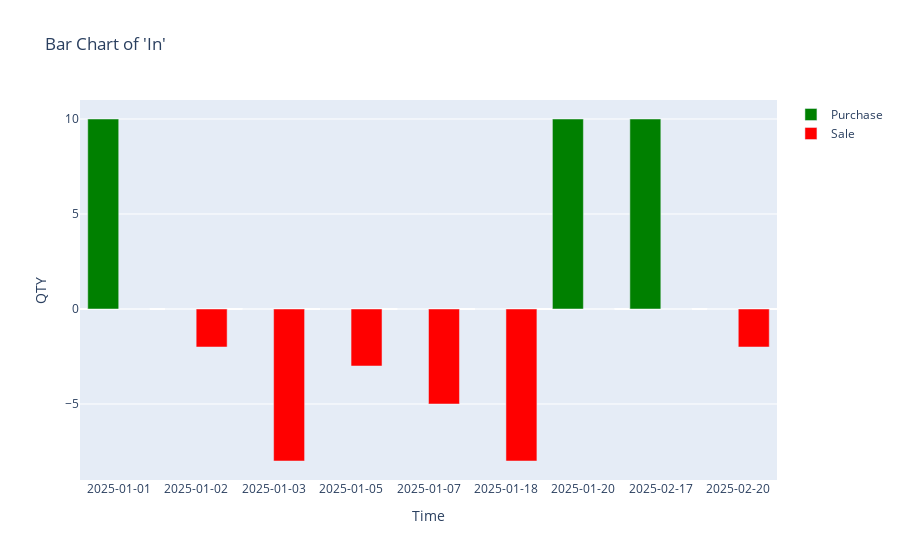

Notebook source saved alongside this figure:
### Code cell
df = pd.read_excel('TextExcel.xlsx')


# Table preview
preview_html = df.head().to_html(classes='table table-striped', index=False)

# Plot first numeric column
numeric_cols = df.select_dtypes(include='number').columns
date_cols = df.select_dtypes(include=['datetime', 'datetime64']).columns
if not numeric_cols.any():
    chart_html = "<p>No numeric columns to plot.</p>"
else:
    date_col_in = date_cols[0]
    date_col_out = date_cols[1]
    
    
    
    col_in = numeric_cols[0]
    col_out = numeric_cols[1]

    df_in = df[[date_col_in, col_in]].copy()
    df_in['Type'] = 'Purchase'
    df_in.rename(columns={'Time_in':'Time', 'In': 'Quantity'}, inplace=True)

    df_out = df[[date_col_out, col_out]].copy()
    df_out['Type'] = 'Sale'
    df_out.rename(columns={'Time _out':'Time', 'Out':'Quantity'}, inplace=True)

    if df_out['Quantity'].sum() > 0:
        df_out['Quantity'] = df_out['Quantity']*(-1)

    df_combined = pd.concat([df_in, df_out])

    
    df_combined['Time'] = pd.to_datetime(df_combined['Time']).dt.date
    df_combined = df_combined.sort_values(by = 'Time' )
    df_combined.dropna(inplace=True)

    print(df_combined)
    
    
    fig = go.Figure()

  
 
    df_pivot = df_combined.pivot_table(
        index='Time',
        columns='Type',
        values='Quantity',
        aggfunc='sum',
        fill_value=0
    ).reset_index()

    # Sort by time
    df_pivot = df_pivot.sort_values('Time')

    # Create the figure
    fig = go.Figure()

    # Add Purchase bars
    fig.add_trace(go.Bar(
        x=df_pivot['Time'],
        y=df_pivot.get('Purchase', [0]*len(df_pivot)),
        name='Purchase',
        marker_color='green'
    ))

    # Add Sale bars
    fig.add_trace(go.Bar(
        x=df_pivot['Time'],
        y=df_pivot.get('Sale', [0]*len(df_pivot)),
        name='Sale',
        marker_color='red'
    ))

    # Update layout
    fig.update_layout(
        title=f"Bar Chart of '{col_in}'",
        xaxis_title='Time',
        yaxis_title='QTY',
        barmode='group',  # 'group' for side-by-side bars, 'stack' to stack them
        xaxis=dict(type='category')  # Optional: you can remove this if 'Time' is datetime
    )
        


    fig.show()

### Figure 1 — Plotly figure (JSON) as saved in the notebook; plotly's stock layout.template omitted (floating-point values rounded to 4 significant figures)
{"data": [{"marker": {"color": "green"}, "name": "Purchase", "type": "bar", "x": ["2025-01-01", "2025-01-02", "2025-01-03", "2025-01-05", "2025-01-07", "2025-01-18", "2025-01-20", "2025-02-17", "2025-02-20"], "y": [10.0, 0.0, 0.0, 0.0, 0.0, 0.0, 10.0, 10.0, 0.0]}, {"marker": {"color": "red"}, "name": "Sale", "type": "bar", "x": ["2025-01-01", "2025-01-02", "2025-01-03", "2025-01-05", "2025-01-07", "2025-01-18", "2025-01-20", "2025-02-17", "2025-02-20"], "y": [0.0, -2.0, -8.0, -3.0, -5.0, -8.0, 0.0, 0.0, -2.0]}], "layout": {"barmode": "group", "title": {"text": "Bar Chart of 'In'"}, "xaxis": {"title": {"text": "Time"}, "type": "category"}, "yaxis": {"title": {"text": "QTY"}}}}
